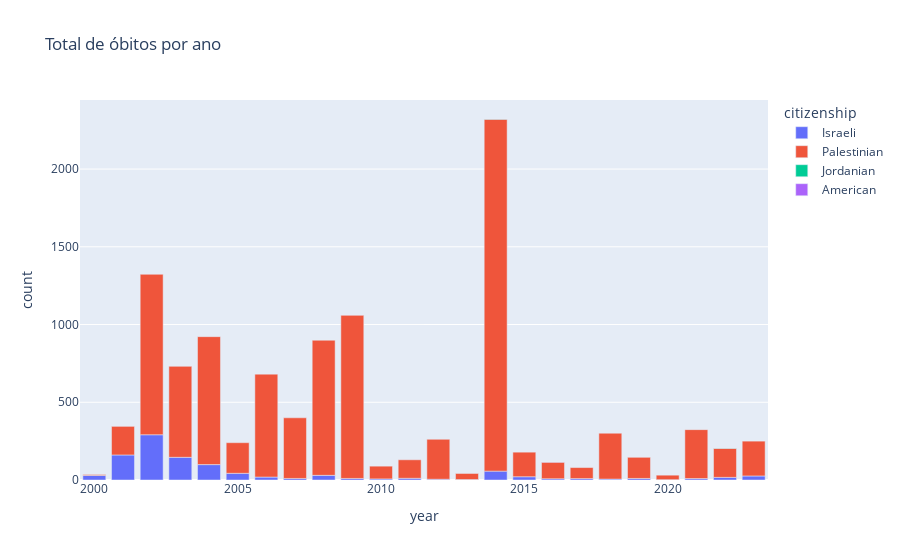

The cell this chart's notebook holds for it:
### Markdown cell above
- Determinar se há algum padrão ou disparidade notável nos dados

### Code cell
new_df['date_of_death'] = pd.to_datetime(new_df['date_of_death'])
new_df["year"] = new_df['date_of_death'].dt.year.copy()

total_deaths_by_citizenship = new_df.groupby("year")["citizenship"].value_counts()
dataframe = pd.DataFrame(total_deaths_by_citizenship).reset_index()

fig_total_deaths = px.bar(dataframe, x='year', y="count",
                          color='citizenship', title='Total de óbitos por ano')
fig_total_deaths.show()

### Figure 1 — Plotly figure (JSON) as saved in the notebook; plotly's stock layout.template omitted (floating-point values rounded to 4 significant figures)
{"data": [{"alignmentgroup": "True", "hovertemplate": "citizenship=Israeli<br>year=%{x}<br>count=%{y}<extra></extra>", "legendgroup": "Israeli", "marker": {"color": "#636efa", "pattern": {"shape": ""}}, "name": "Israeli", "offsetgroup": "Israeli", "orientation": "v", "showlegend": true, "textposition": "auto", "type": "bar", "x": [2000, 2001, 2002, 2003, 2004, 2005, 2006, 2007, 2008, 2009, 2010, 2011, 2012, 2013, 2014, 2015, 2016, 2017, 2018, 2019, 2020, 2021, 2022, 2023], "xaxis": "x", "y": [29, 161, 291, 146, 99, 43, 19, 10, 30, 10, 7, 11, 5, 3, 57, 21, 8, 9, 6, 10, 2, 9, 17, 26], "yaxis": "y"}, {"alignmentgroup": "True", "hovertemplate": "citizenship=Palestinian<br>year=%{x}<br>count=%{y}<extra></extra>", "legendgroup": "Palestinian", "marker": {"color": "#EF553B", "pattern": {"shape": ""}}, "name": "Palestinian", "offsetgroup": "Palestinian", "orientation": "v", "showlegend": true, "textposition": "auto", "type": "bar", "x": [2000, 2001, 2002, 2003, 2004, 2005, 2006, 2007, 2008, 2009, 2010, 2011, 2012, 2013, 2014, 2015, 2016, 2017, 2018, 2019, 2020, 2021, 2022, 2023], "xaxis": "x", "y": [6, 184, 1032, 585, 823, 197, 662, 390, 869, 1049, 82, 119, 257, 39, 2264, 158, 107, 71, 295, 136, 29, 315, 187, 224], "yaxis": "y"}, {"alignmentgroup": "True", "hovertemplate": "citizenship=Jordanian<br>year=%{x}<br>count=%{y}<extra></extra>", "legendgroup": "Jordanian", "marker": {"color": "#00cc96", "pattern": {"shape": ""}}, "name": "Jordanian", "offsetgroup": "Jordanian", "orientation": "v", "showlegend": true, "textposition": "auto", "type": "bar", "x": [2014, 2022], "xaxis": "x", "y": [1, 1], "yaxis": "y"}, {"alignmentgroup": "True", "hovertemplate": "citizenship=American<br>year=%{x}<br>count=%{y}<extra></extra>", "legendgroup": "American", "marker": {"color": "#ab63fa", "pattern": {"shape": ""}}, "name": "American", "offsetgroup": "American", "orientation": "v", "showlegend": true, "textposition": "auto", "type": "bar", "x": [2016], "xaxis": "x", "y": [1], "yaxis": "y"}], "layout": {"autosize": true, "barmode": "relative", "legend": {"title": {"text": "citizenship"}, "tracegroupgap": 0}, "title": {"text": "Total de óbitos por ano"}, "xaxis": {"anchor": "y", "autorange": true, "domain": [0, 1], "range": [2000.0, 2024.0], "title": {"text": "year"}, "type": "linear"}, "yaxis": {"anchor": "x", "autorange": true, "domain": [0, 1], "range": [0, 2444.0], "title": {"text": "count"}, "type": "linear"}}}
